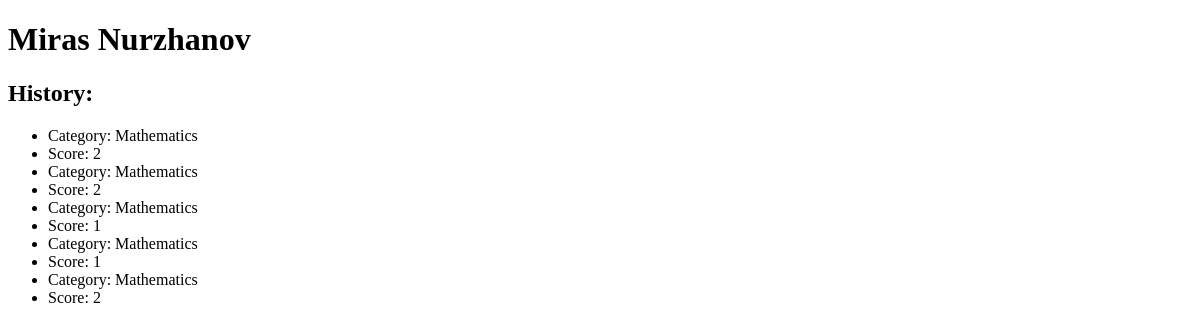
Before: /kahoot/profile/ (signed in) with the older database file.
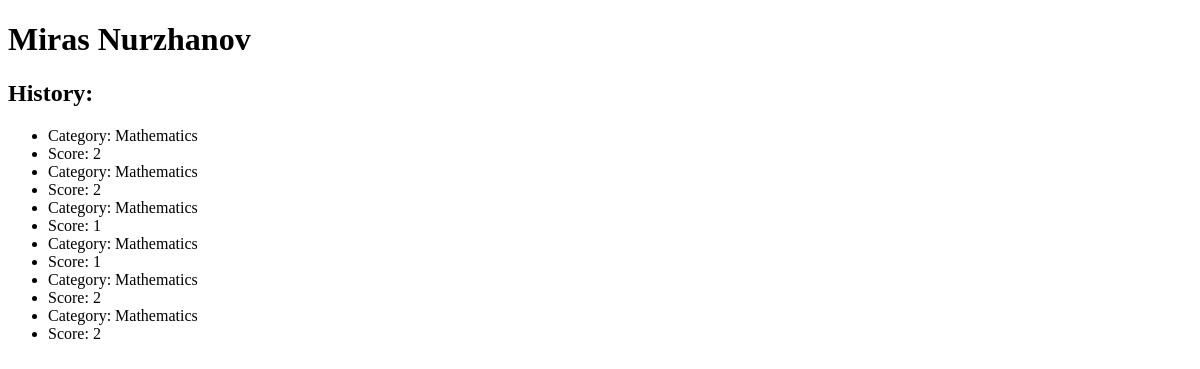
After: the same page with the newer database file.
### kahoot/models.py (models this page shows, shortened)
class Score(models.Model):
    user = models.ForeignKey(User , on_delete=models.CASCADE , related_name = "scores")
    category = models.ForeignKey(Category , on_delete=models.CASCADE)
    score = models.IntegerField(max_length=10)

class Category(models.Model):
    name = models.CharField(max_length=200)

### kahoot/views.py (the view)
# urls.py: path("profile/" , views.profile_page , name="profile_page")
def profile_page(request):
    user = request.user
    scores = Score.objects.filter(user=user)
    return render(request, "kahoot/profile.html" , {
        "user": user,
        "scores": scores
    })

### kahoot/templates/kahoot/profile.html
{% extends "kahoot/layout.html" %}
{% block body %}
   <h1>{{ user.first_name }} {{ user.last_name }}</h1>
   <h2>History:</h2>
   <ul>
    {% for score in scores %}
       <li>Category: {{ score.category.name }}</li>
       <li>Score: {{ score.score }}</li>
    {% endfor %}
   </ul>
{% endblock %}

### kahoot/templates/kahoot/layout.html (shortened to what this page needs)
{% load static %}
<!DOCTYPE html>
<html lang="en">
    <head>
    </head>
    <body>
        {% block body %}
        {% endblock %}
    </body>
</html>

Changed rows visible on the page:
added Score: category.name "Mathematics", score "2"
